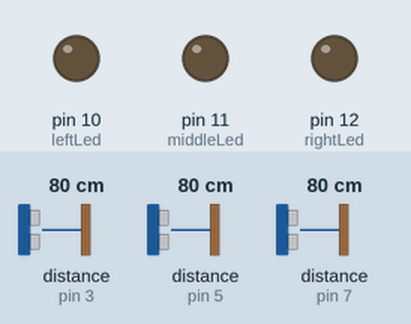
A sketch run on a simulated Arduino Uno, built with avr-gcc and run on an emulated ATmega328P. On the bench: output pins drawn as LEDs (lit = HIGH). Wiring (inferred from the names in the program): 3 × ultrasonic range finder: trigger pin 2, echo pin 3 / trigger pin 4, echo pin 5 / trigger pin 6, echo pin 7. Inputs (shaded band) come from the test bench; at power-on: distance to the obstacle (sensors on pin 3, pin 5, pin 7) 80 cm. The echo pulse lasts 58.3 µs per cm; pins used as bus, display or sensor lines are not drawn.

Above: at 1.2 s.
1.3 s: distance to the obstacle (sensor on pin 3) set to 23 cm
2.8 s: distance to the obstacle (sensor on pin 3) set to 18 cm
At 3.7 s:
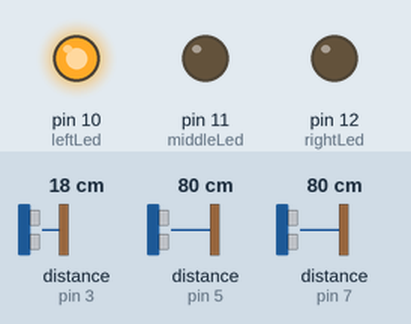
4.3 s: distance to the obstacle (sensor on pin 5) set to 23 cm
5.8 s: distance to the obstacle (sensor on pin 5) set to 18 cm
At 6.7 s:
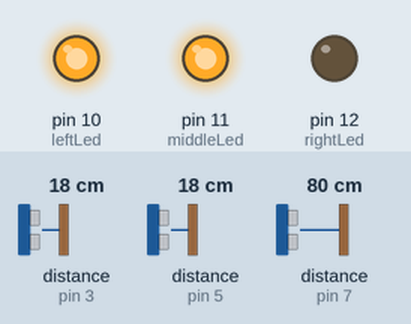
7.3 s: distance to the obstacle (sensor on pin 7) set to 22 cm
8.8 s: distance to the obstacle (sensor on pin 7) set to 18 cm
At 9.3 s:
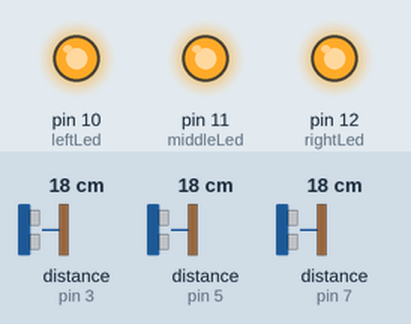
Timing chart, 0 to 11.3 s (numbered marks = the images above; inputs shaded):
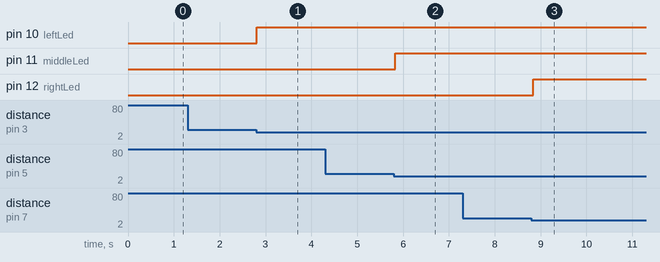

Measured:
- the behaviour switches between 21 and 20 cm on distance to the obstacle (sensor on pin 3) (found by bisection; images 0 and 1)
- the behaviour switches between 21 and 20 cm on distance to the obstacle (sensor on pin 5) (found by bisection; images 1 and 2)
- the behaviour switches between 21 and 20 cm on distance to the obstacle (sensor on pin 7) (found by bisection; images 2 and 3)
- after the input at 1.3 s, every drawn part: stays the same
- after the input at 2.8 s, pin 10 (leftLed): LOW → HIGH at once
- after the input at 4.3 s, every drawn part: stays the same
- after the input at 5.8 s, pin 11 (middleLed): LOW → HIGH at once
- after the input at 7.3 s, every drawn part: stays the same
- after the input at 8.8 s, pin 12 (rightLed): LOW → HIGH at once

The sketch:

led_test1.ino
```cpp
const int leftEchoPin = 3;
const int leftTriggerPin = 2;
const int middleEchoPin = 5;
const int middleTriggerPin = 4;
const int rightEchoPin = 7;
const int rightTriggerPin = 6;
const int leftLed = 10;
const int middleLed = 11;
const int rightLed = 12;
const int maxD = 20; //cm

void setup() {
    Serial.begin(9600);
  pinMode(leftTriggerPin, OUTPUT);
  pinMode(leftEchoPin, INPUT);
  pinMode(middleTriggerPin, OUTPUT);
  pinMode(middleEchoPin, INPUT);
  pinMode(rightTriggerPin, OUTPUT);
  pinMode(rightEchoPin, INPUT);

  pinMode(leftLed, OUTPUT);
  pinMode(middleLed, OUTPUT);
  pinMode(rightLed, OUTPUT);

}

void loop() {
  ping(leftEchoPin, leftTriggerPin, leftLed);
  ping(middleEchoPin, middleTriggerPin, middleLed);
  ping(rightEchoPin, rightTriggerPin, rightLed);
  delay(50);

}

boolean ping(int echoPin, int pingPin, int ledPin)
{
  int d = getDistance(pingPin, echoPin);
  boolean pinActivated = false;
  if (d < maxD) {
    digitalWrite(ledPin, HIGH);
    pinActivated = true;
  } else {
    digitalWrite(ledPin, LOW);
    pinActivated = false;
  }
}

int getDistance(int pingPin, int echoPin)
{
  long duration, inches, cm;

  digitalWrite(pingPin, LOW);
  delayMicroseconds(2);
  // Sets the trigPin on HIGH state for 10 micro seconds
  digitalWrite(pingPin, HIGH);
  delayMicroseconds(10);
  digitalWrite(pingPin, LOW);
  // Reads the echoPin, returns the sound wave travel time in microseconds
  duration = pulseIn(echoPin, HIGH);

  inches = microsecondsToInches(duration);
  cm = microsecondsToCentimeters(duration);

  return (cm);

}


long microsecondsToInches (long microseconds) {
  return (microseconds / 2) / 74;
}

long microsecondsToCentimeters(long microseconds) {
  return (microseconds / 2) / 29.1;
}
```
